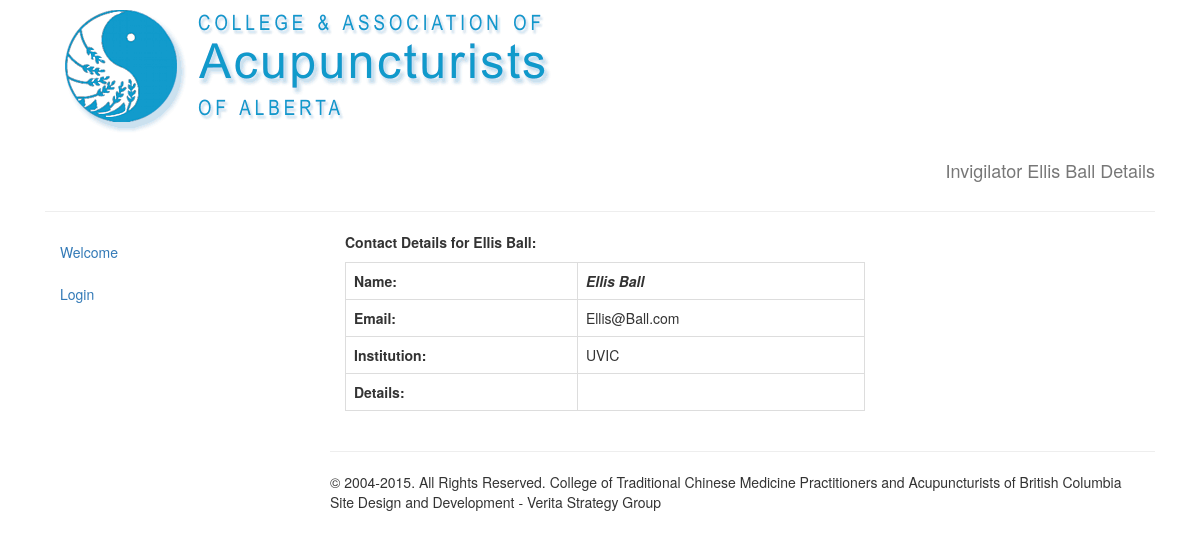
The app's page /invigilator/invigilator_detail/132/ with its own data.
### invigilator/models.py (models this page shows, shortened)
class Invigilator(models.Model):
    first_name = models.CharField(max_length=40)
    last_name = models.CharField(max_length =40)
    email = models.EmailField()
    institution = models.ForeignKey(Institution)
    city = models.CharField(max_length=40)
    province = models.CharField(max_length=40, blank=True)
    country = models.CharField(max_length=40)
    details = models.TextField(blank=True)
    create_date = models.DateTimeField(auto_now_add=True)

class Institution(models.Model):
    name = models.CharField(max_length=40)
    def __unicode__(self):              # __unicode__ on Python 2
        return self.name

### invigilator/views.py (the view)
# urls.py: url(r'^invigilator_detail/(?P<invig_id>\d+)/$','invigilator.views.invigilator_detail', name='invigilatorDetail'),
def invigilator_detail(request, invig_id):
    thisinvigilator = get_object_or_404(Invigilator, pk=invig_id)
    title = 'Invigilator ' + thisinvigilator.first_name + " " + thisinvigilator.last_name+ ' Details'
    context = {'invigilator':thisinvigilator, 'title':title}
    return render(request, 'invigilator/detail.html', context)

### invigilator/templates/invigilator/detail.html
{% extends "base_generic.html" %} {% block content %}
<div class='col-md-8'>
    <p><b>Contact Details for {{invigilator.first_name}} {{invigilator.last_name}}:</b></p>
<table class='table table-bordered'>
    <tr>
        <td><b>Name:</b>
        </td>
        <td><b><i>{{invigilator.first_name}} {{invigilator.last_name}}</b></i></td>
    </tr>
    <tr>
        <td><b>Email:</b>
        </td>
        <td>{{invigilator.email}}</td>
    </tr>
    <tr>
        <td><b>Institution:</b>
        </td>
        <td>{{invigilator.institution}}</td>
    </tr>
    <tr>
        <td><b>Details:</b>
        </td>
        <td>{% autoescape off %}{{invigilator.details}}{% endautoescape %}</td>
    </tr>
</table>
</div>
{% endblock content %}

### records on screen
Invigilator: first_name "Ellis", last_name "Ball", email "Ellis@Ball.com", institution "UVIC"

### other values on screen
{{ title }} "Invigilator Ellis Ball Details"
